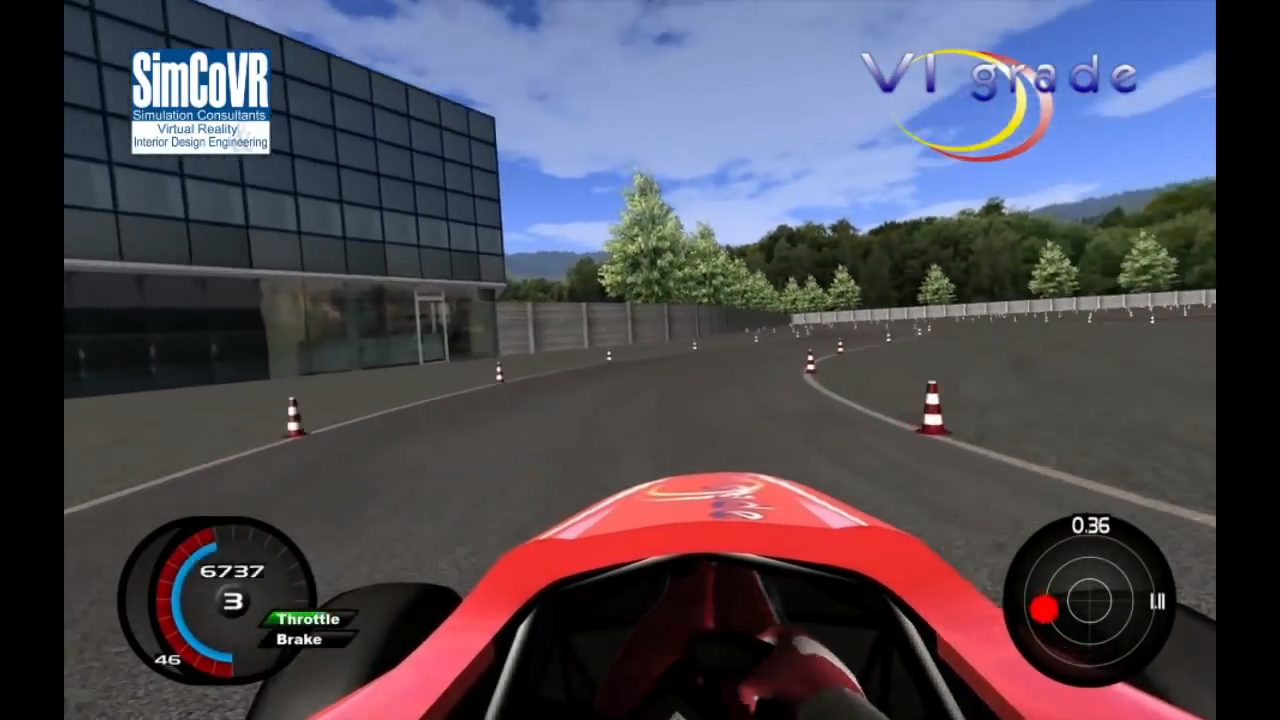
#> input picture frames/snaps/original (102).png, 1280 x 720 px, given in place of original (1).png, which was not available
$ python prepareFrames.py
#> lines starting #> are read from the running program, lines starting #| are printed output that depends on the picture
import cv2
from tqdm import tqdm


for n in tqdm(xrange(1,450)):
  original = cv2.imread('frames/snaps/original (%d).png' % n)
#> original is the input picture: shape (720, 1280, 3); mean B, G, R 83.7, 72.8, 77.2
  crop_img = original[350: 420, 400:1100]
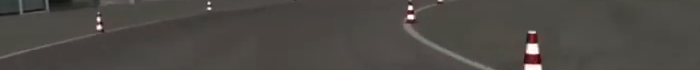
#> crop_img: shape (70, 700, 3); mean B, G, R 68.9, 73.1, 76.8
  cv2.imwrite("frames/frame%d.jpg" % n, crop_img)
#> pass 2 of the loop `for n in tqdm(xrange(1,450)):`:
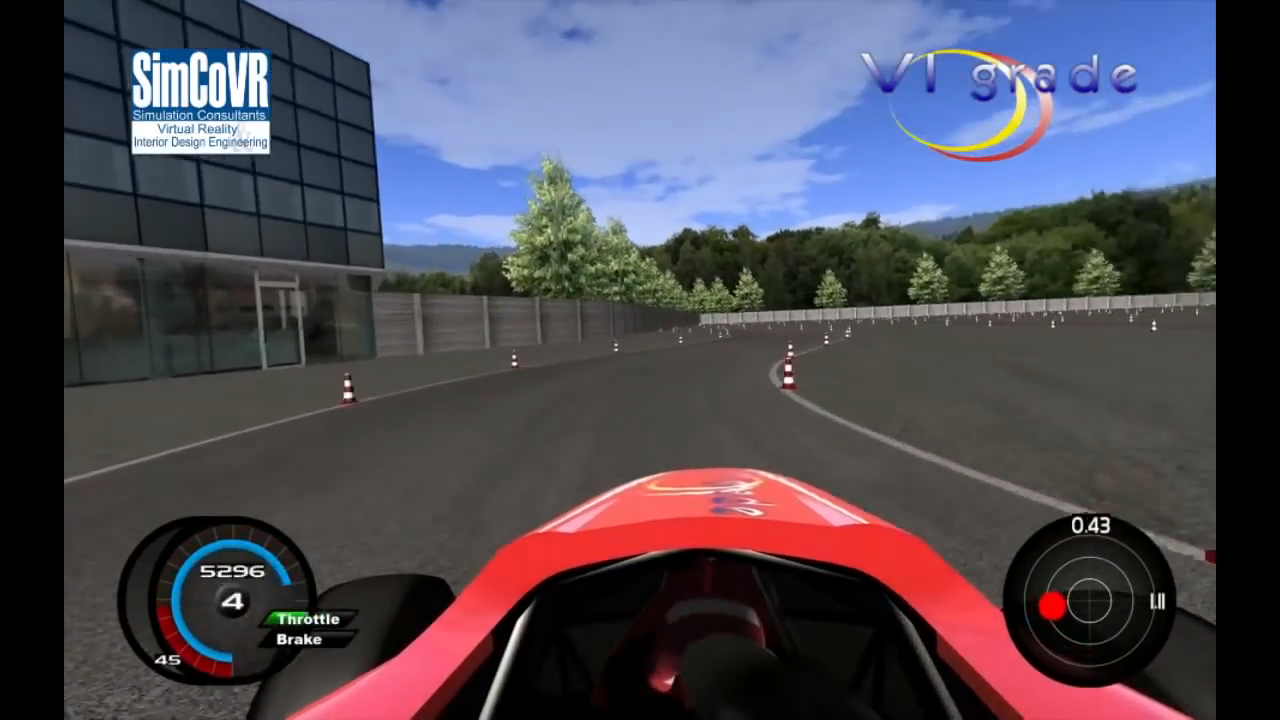
#> input picture frames/snaps/original (107).png, 1280 x 720 px, given in place of original (2).png, which was not available
#> original is the input picture: shape (720, 1280, 3); mean B, G, R 86.4, 74.5, 78.1
#> `crop_img = original[350: 420, 400:1100]`:
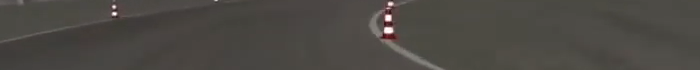
#> crop_img: shape (70, 700, 3); mean B, G, R 68, 72.8, 75.9
#> (the run stopped early here; a loop or call above may not have finished)
